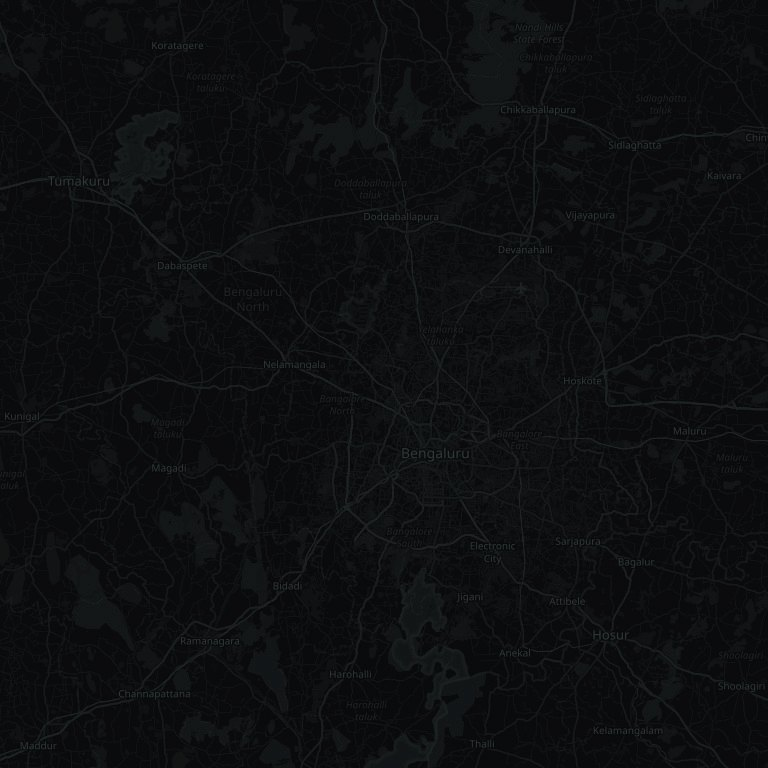
#> input picture assets/maps/blr-dark.jpg, 768 x 768 px
$ python -i stitch_blr.py   (imports and definitions only)
#> lines starting #> are read from the running program, lines starting #| are printed output that depends on the picture
#> further down, picture is the input picture: PIL image 768x768 RGB; mean R, G, B 13.4, 14.6, 16.5
"""Stitch a dark Bangalore raster for the landing Explore mock.

Carto's public `dark_all` CDN now watermarks every tile with
"API KEY REQUIRED", so we pull OSM's own raster (ODbL) and invert it
into a night map. Attribution on the page: © OpenStreetMap.
"""
import io
import math
import urllib.request
from pathlib import Path

from PIL import Image, ImageEnhance, ImageOps

Z = 10
WEST, SOUTH, EAST, NORTH = 77.16, 12.78, 77.84, 13.56
UA = "LighthouseLanding/1.0 (https://letsgolighthouse.co.in; OSM tiles for a static landing mock)"


def deg2num(lat, lon, zoom):
    n = 2**zoom
    xtile = n * ((lon + 180.0) / 360.0)
    lat_rad = math.radians(lat)
    ytile = n * (1.0 - math.log(math.tan(lat_rad) + (1 / math.cos(lat_rad))) / math.pi) / 2.0
    return xtile, ytile


def num2deg(xtile, ytile, zoom):
    n = 2**zoom
    lon = xtile / n * 360.0 - 180.0
    lat_rad = math.atan(math.sinh(math.pi * (1 - 2 * ytile / n)))
    return math.degrees(lat_rad), lon


def osm_night(im: Image.Image) -> Image.Image:
    """CSS-equivalent of invert(1) hue-rotate(180deg), then crush to brand dark."""
    im = ImageOps.invert(im.convert("RGB"))
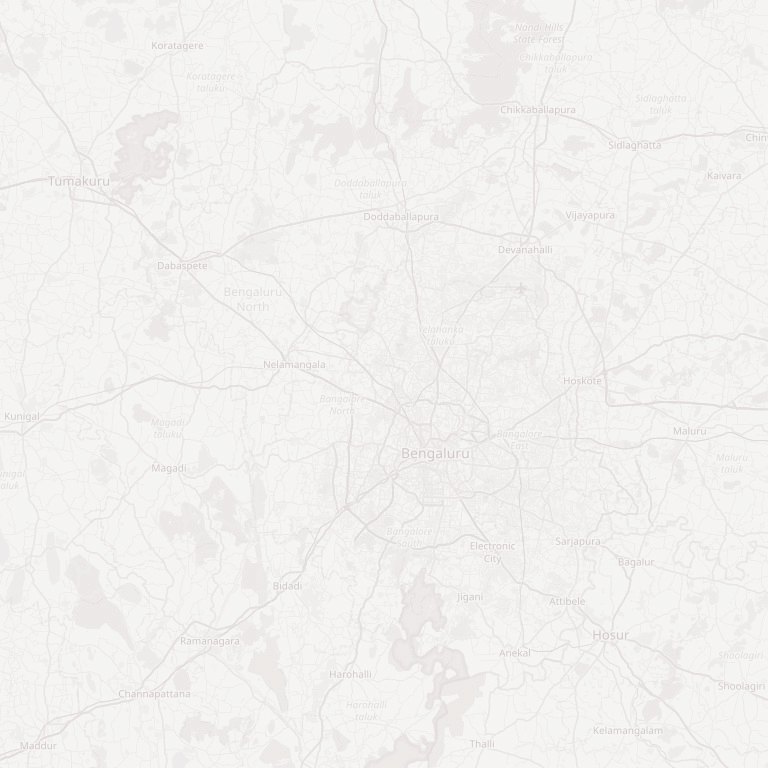
#> im: PIL image 768x768 RGB; mean R, G, B 241.6, 240.4, 238.5
    r, g, b = im.split()
    im = Image.merge("RGB", (b, g, r))
    im = ImageEnhance.Brightness(im).enhance(0.42)
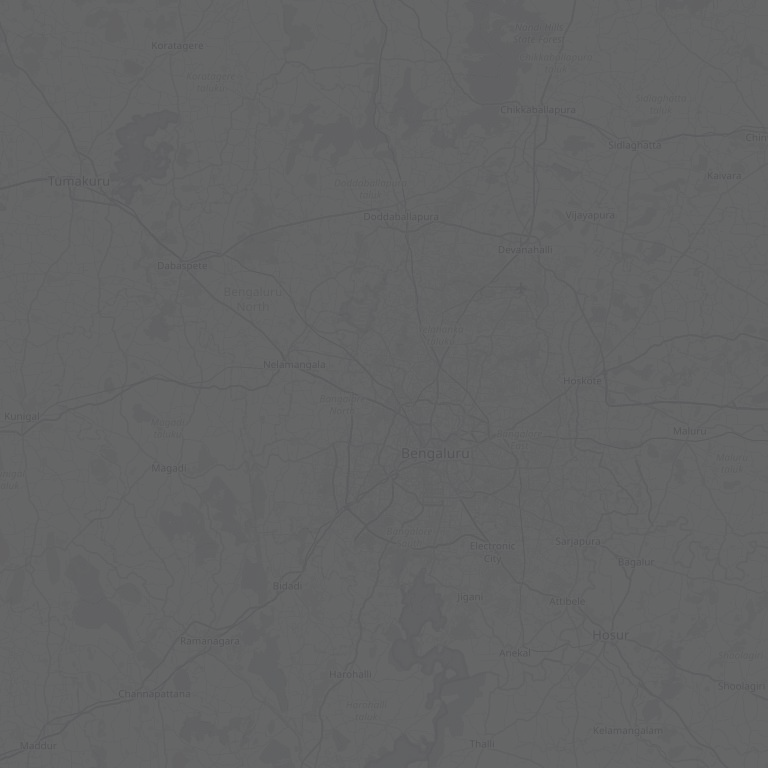
#> im: PIL image 768x768 RGB; mean R, G, B 99.7, 100.5, 100.9
    im = ImageEnhance.Contrast(im).enhance(1.2)
    im = ImageEnhance.Color(im).enhance(0.35)
    return im


def main():
    x0, y_north = deg2num(NORTH, WEST, Z)
    x1, y_south = deg2num(SOUTH, EAST, Z)
    tx0, tx1 = math.floor(x0), math.ceil(x1)
    ty0, ty1 = math.floor(min(y_north, y_south)), math.ceil(max(y_north, y_south))
    cols, rows = tx1 - tx0, ty1 - ty0
    tile = 256
    out = Image.new("RGB", (cols * tile, rows * tile), (15, 15, 18))
    for x in range(tx0, tx1):
        for y in range(ty0, ty1):
            url = f"https://tile.openstreetmap.org/{Z}/{x}/{y}.png"
            req = urllib.request.Request(url, headers={"User-Agent": UA})
            with urllib.request.urlopen(req, timeout=30) as r:
                im = Image.open(io.BytesIO(r.read())).convert("RGB")
            if im.size != (tile, tile):
                im = im.resize((tile, tile), Image.Resampling.LANCZOS)
            out.paste(osm_night(im), ((x - tx0) * tile, (y - ty0) * tile))
            print("ok", x, y)
    nlat, wlon = num2deg(tx0, ty0, Z)
    slat, elon = num2deg(tx1, ty1, Z)
    dest = Path(__file__).resolve().parent
    jpg = dest / "blr-dark.jpg"
    out.save(jpg, "JPEG", quality=86, optimize=True)
    print("BOUNDS", nlat, wlon, slat, elon)
    print("SAVED", jpg, jpg.stat().st_size, out.size)


# [2 lines not run here, left out]

>>> from PIL import Image
>>> picture = Image.open('blr-dark.jpg')
>>> result = osm_night(picture)
